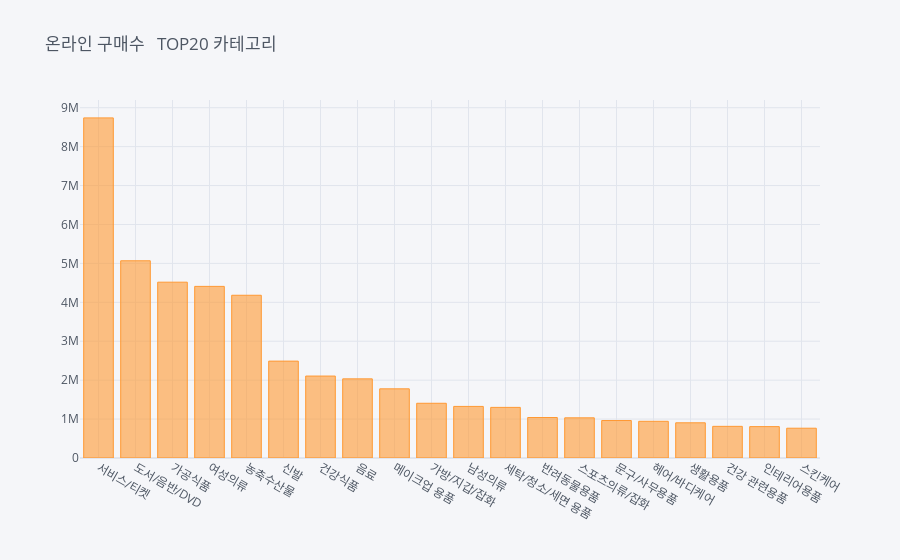
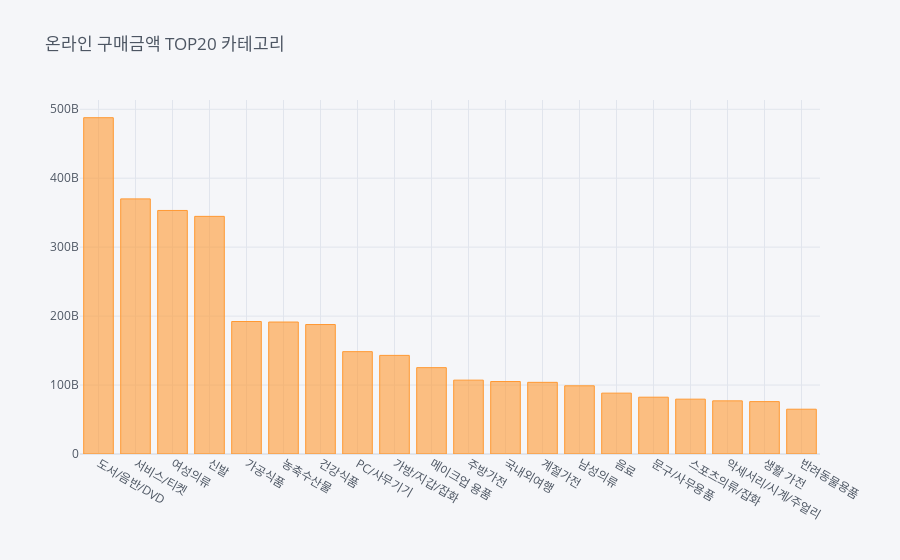

Notebook code cell kept with these figures, in order:
### Code cell
display(sam_df_count.iplot(kind='bar' ,   title = '온라인 구매수   TOP20 카테고리' ))
display(sam_df_amount.iplot(kind = 'bar', title = '온라인 구매금액 TOP20 카테고리'))

### Figure 1 — Plotly figure (JSON) as saved in the notebook; plotly's stock layout.template omitted (floating-point values rounded to 4 significant figures)
{"data": [{"marker": {"color": "rgba(255, 153, 51, 0.6)", "line": {"color": "rgba(255, 153, 51, 1.0)", "width": 1}}, "name": "구매수", "orientation": "v", "text": "", "type": "bar", "x": ["서비스/티켓", "도서/음반/DVD", "가공식품", "여성의류", "농축수산물", "신발", "건강식품", "음료", "메이크업 용품", "가방/지갑/잡화", "남성의류", "세탁/청소/세면 용품", "반려동물용품", "스포츠의류/잡화", "문구/사무용품", "헤어/바디케어", "생활용품", "건강 관련용품", "인테리어용품", "스킨케어"], "y": [8738204, 5067164, 4517321, 4409156, 4181455, 2489103, 2105640, 2033343, 1776830, 1406219, 1325254, 1300260, 1040273, 1031868, 962623, 942700, 904063, 813291, 806429, 765439]}], "layout": {"legend": {"bgcolor": "#F5F6F9", "font": {"color": "#4D5663"}}, "paper_bgcolor": "#F5F6F9", "plot_bgcolor": "#F5F6F9", "title": {"font": {"color": "#4D5663"}, "text": "온라인 구매수   TOP20 카테고리"}, "xaxis": {"gridcolor": "#E1E5ED", "showgrid": true, "tickfont": {"color": "#4D5663"}, "title": {"font": {"color": "#4D5663"}, "text": ""}, "zerolinecolor": "#E1E5ED"}, "yaxis": {"gridcolor": "#E1E5ED", "showgrid": true, "tickfont": {"color": "#4D5663"}, "title": {"font": {"color": "#4D5663"}, "text": ""}, "zerolinecolor": "#E1E5ED"}}}

### Figure 2 — Plotly figure (JSON) as saved in the notebook; plotly's stock layout.template omitted (floating-point values rounded to 4 significant figures)
{"data": [{"marker": {"color": "rgba(255, 153, 51, 0.6)", "line": {"color": "rgba(255, 153, 51, 1.0)", "width": 1}}, "name": "구매금액", "orientation": "v", "text": "", "type": "bar", "x": ["도서/음반/DVD", "서비스/티켓", "여성의류", "신발", "가공식품", "농축수산물", "건강식품", "PC/사무기기", "가방/지갑/잡화", "메이크업 용품", "주방가전", "국내외여행", "계절가전", "남성의류", "음료", "문구/사무용품", "스포츠의류/잡화", "악세서리/시계/주얼리", "생활 가전", "반려동물용품"], "y": [487756313133, 370004487862, 353216710169, 344651648994, 192154500799, 191420829720, 187782477192, 148444557511, 143027965604, 125242006097, 107132330094, 105104153457, 103949140037, 98903394920, 88271765216, 82374496336, 79522831408, 77086497928, 75980112619, 64960296408]}], "layout": {"legend": {"bgcolor": "#F5F6F9", "font": {"color": "#4D5663"}}, "paper_bgcolor": "#F5F6F9", "plot_bgcolor": "#F5F6F9", "title": {"font": {"color": "#4D5663"}, "text": "온라인 구매금액 TOP20 카테고리"}, "xaxis": {"gridcolor": "#E1E5ED", "showgrid": true, "tickfont": {"color": "#4D5663"}, "title": {"font": {"color": "#4D5663"}, "text": ""}, "zerolinecolor": "#E1E5ED"}, "yaxis": {"gridcolor": "#E1E5ED", "showgrid": true, "tickfont": {"color": "#4D5663"}, "title": {"font": {"color": "#4D5663"}, "text": ""}, "zerolinecolor": "#E1E5ED"}}}
